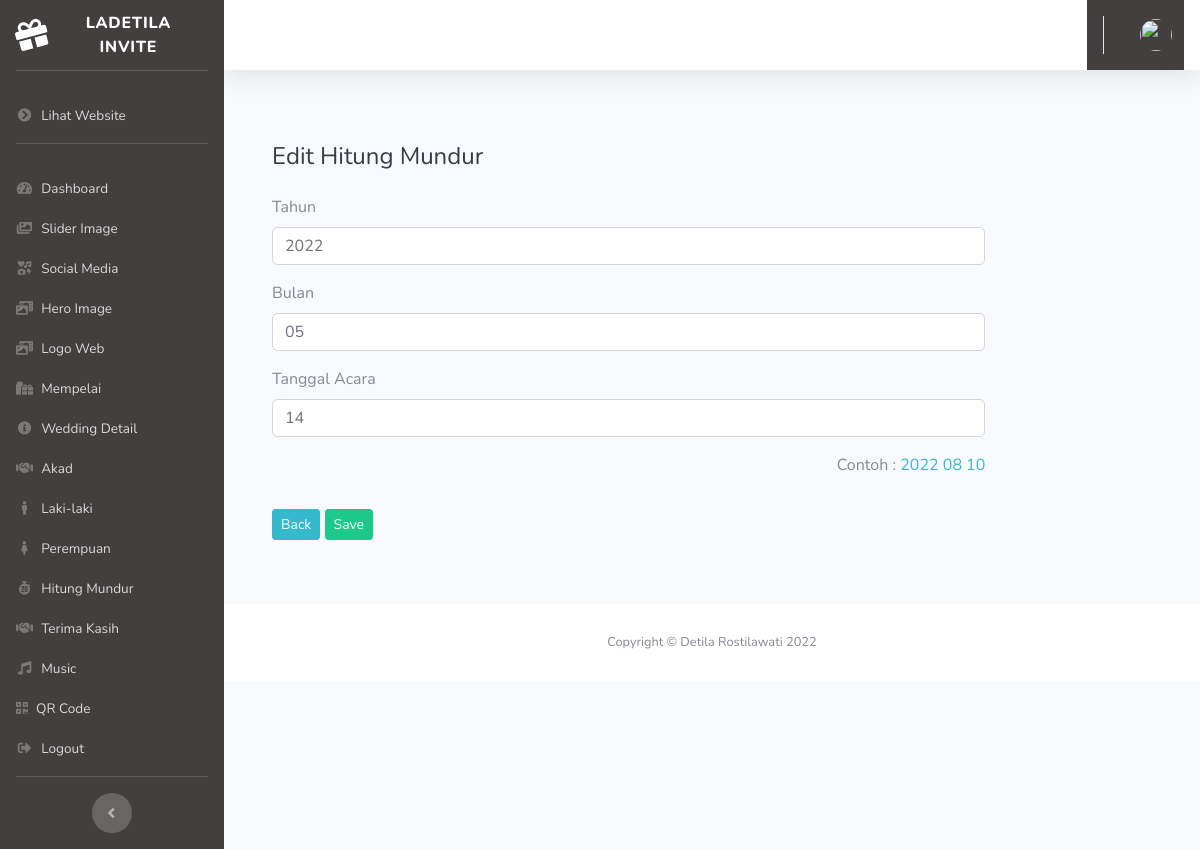
/admin/edit_mundur/1, run on the app's committed database.
### tables this page shows
CREATE TABLE `user_sub_menu` (
  `id` int(11) NOT NULL,
  `title` varchar(128) NOT NULL,
  `url` varchar(128) NOT NULL,
  `icon` varchar(128) NOT NULL
);

CREATE TABLE `hitung_mundur` (
  `id` int(11) NOT NULL,
  `tahun` varchar(10) NOT NULL,
  `bulan` varchar(10) NOT NULL,
  `hari` varchar(10) NOT NULL
);

### application/controllers/Admin.php (called while the page is built, shortened)
<?php
class Admin extends CI_Controller
{
    public function edit_mundur($id)
    {
        $data['title'] = 'Edit Hitung Mundur';
        $data['user'] = $this->db->get_where('user', ['email' => $this->session->userdata('email')])->row_array();
        $data['hitung_mundur'] = $this->db->get_where('hitung_mundur', ['id' => $id])->row_array();
        $this->form_validation->set_rules('tahun', 'Tahun', 'required');
        $this->form_validation->set_rules('bulan', 'Bulan', 'required');
        $this->form_validation->set_rules('hari', 'Hari', 'required');
        if ($this->form_validation->run() == false) {
            $this->load->view('templates/header', $data);
            $this->load->view('templates/sidebar', $data);
            $this->load->view('templates/topbar', $data);
            $this->load->view('admin/edit_mundur', $data);
            $this->load->view('templates/footer');
        }
    }
}

### index.php (called while the page is built, shortened)
<?php
require_once BASEPATH.'core/CodeIgniter.php';

### application/views/admin/edit_mundur.php (the view, shortened to what this page needs)
<div class="row">
    <div class="col-lg-10">
        <div class="p-5">
            <div class="text-left">
                <h1 class="h4 text-gray-900 mb-4"><?= $title; ?></h1>
            </div>
            <form method="POST" action="<?= base_url('admin/edit_mundur/') . $hitung_mundur['id']; ?>" enctype="multipart/form-data">
                <div class="form-group">
                    <label for="tahun">Tahun</label>
                    <input type="text" class="form-control form-control-user" id="tahun" name="tahun" value="<?= $hitung_mundur['tahun']; ?>">
                </div>
                <div class="form-group">
                    <label for="bulan">Bulan</label>
                    <input type="text" class="form-control form-control-user" id="bulan" name="bulan" value="<?= $hitung_mundur['bulan']; ?>">
                </div>
                <div class="form-group">
                    <label for="hari">Tanggal Acara</label>
                    <input type="text" class="form-control form-control-user" id="hari" name="hari" value="<?= $hitung_mundur['hari']; ?>">
                </div>
                <p class="text-right">Contoh :<span class="text-info"> 2022 08 10</span></p>
                <a class="btn btn-sm btn-info text-decoration-none" href="<?= base_url('admin/mundur') ?>">Back</a>
                <button type="submit" class="btn btn-sm btn-success my-3">
                    Save
                </button>
            </form>
        </div>
    </div>
</div>

### application/views/templates/sidebar.php (shortened to what this page needs)
<ul class="navbar-nav sidebar sidebar-dark accordion" id="accordionSidebar">
    <a class="sidebar-brand d-flex align-items-center justify-content-center" href="<?= base_url('auth'); ?>">
        <div class="sidebar-brand-icon rotate-n-15">
            <i class="fas fa-gift"></i>
        </div>
        <div class="sidebar-brand-text mx-3">Ladetila Invite</div>
    </a>
    <hr class="sidebar-divider">
    <li class="nav-item">
        <a class="nav-link" href="<?= base_url() ?>">
            <i class="fas fa-fw fa-chevron-circle-right"></i>
            <span>Lihat Website</span></a>
    </li>
    <hr class="sidebar-divider">
    <?php
    $querySubMenu = "SELECT *
                  FROM user_sub_menu
                  ";
    $subMenu = $this->db->query($querySubMenu)->result_array();
    ?>
    <?php foreach ($subMenu as $sm) : ?>
        <?php if ($title == $sm['title']) : ?>
            <li class="nav-item active">
            <?php else : ?>
            <li class="nav-item">
            <?php endif; ?>
            <a class="nav-link pb-0" href="<?= base_url($sm['url']); ?>">
                <i class="<?= $sm['icon']; ?>"></i>
                <span><?= $sm['title']; ?></span></a>
            </li>
        <?php endforeach; ?>
        <li class="nav-item">
            <a class="nav-link" href="<?= base_url('auth/logout') ?>">
                <i class="fas fa-fw fa-sign-out-alt" data-dismiss="modal"></i>
                <span>Logout</span></a>
        </li>
        <hr class="sidebar-divider">
        <div class="text-center d-none d-md-inline">
            <button class="rounded-circle border-0" id="sidebarToggle"></button>
        </div>
</ul>

### application/views/templates/sidebar.php (style rules this page uses)
ul { background: linear-gradient(to right, #423F3E 0%, #423F3E 0%); }

### data on the page
user_sub_menu: title "Dashboard"
user_sub_menu: title "Slider Image"
user_sub_menu: title "Social Media"
user_sub_menu: title "Hero Image"
user_sub_menu: title "Logo Web"
user_sub_menu: title "Mempelai"
user_sub_menu: title "Wedding Detail"
user_sub_menu: title "Akad"
user_sub_menu: title "Laki-laki"
user_sub_menu: title "Perempuan"
user_sub_menu: title "Hitung Mundur"
user_sub_menu: title "Terima Kasih"
user_sub_menu: title "Music"
user_sub_menu: title "QR Code"
hitung_mundur: tahun "2022", bulan "05", hari "14"

### other printed values
$title "Edit Hitung Mundur"
